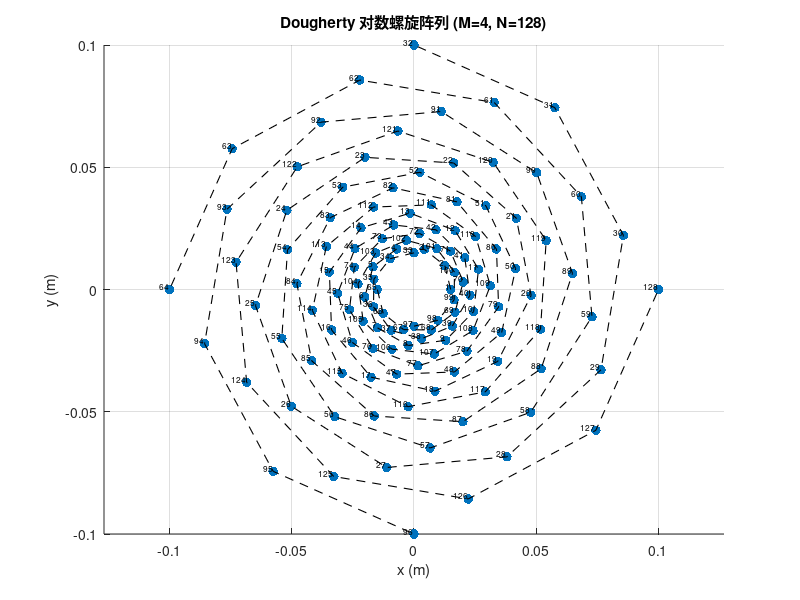
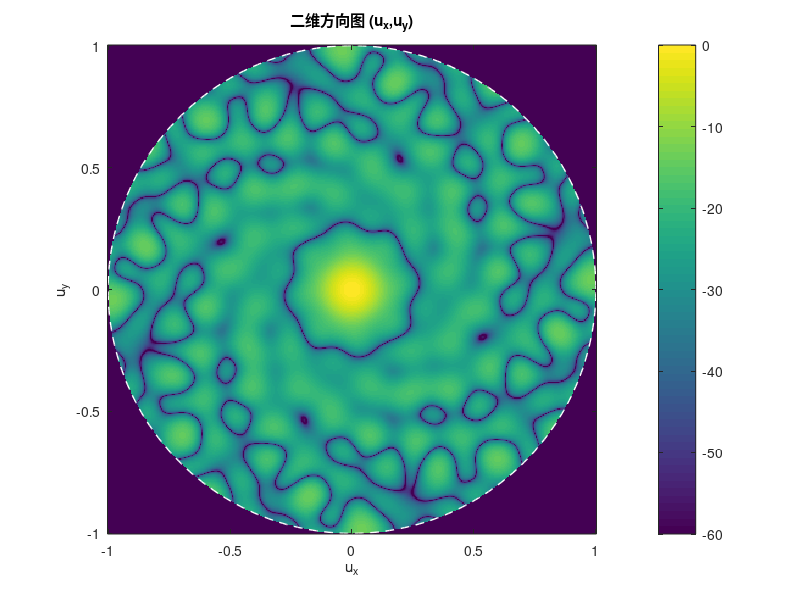
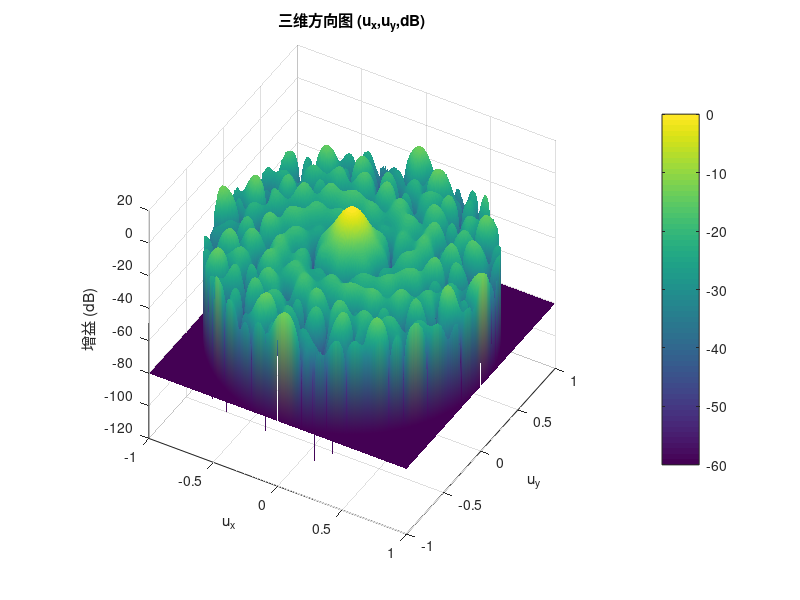

These charts were generated, in order, by the following MATLAB code:
% Dougherty 多臂对数螺旋阵列 (N=128) - 阵列几何 + 二维/三维方向图
clear; clc; close all;

%% ===== 用户参数 =====
N = 128;                  % 总阵元数
M = 4;                    % 螺旋臂数 (可改为 2, 3, 6 ...)
r_min = 0.015;            % 最小半径 (m)
r_max = 0.100;            % 最大半径 (m)
theta_max = 13*pi/2;      % 最大旋转角 (rad)

% 对数螺旋系数 b (由边界条件确定)
b = log(r_max / r_min) / theta_max;
a0 = r_min;

% 波参数 (默认声学场)
fc = 20e3;                % 频率 Hz
c = 340;                  % 速度 m/s
lambda = c / fc;
k0 = 2*pi / lambda;

%% ===== 生成多臂阵元位置 =====
N_arm = floor(N / M);     % 每臂阵元数
pos = zeros(3, N);        % 保存所有位置
idx = 1;

for m = 0:M-1
    theta = linspace(0, theta_max, N_arm);
    r = a0 * exp(b * theta);
    th = theta + 2*pi*m/M;      % 每臂旋转偏移
    x = r .* cos(th);
    y = r .* sin(th);
    z = zeros(size(x));
    pos(:, idx:idx+N_arm-1) = [x; y; z];
    idx = idx + N_arm;
end

%% ===== 绘制阵列几何结构 =====
figure('Name','阵列几何','NumberTitle','off');
scatter(pos(1,:), pos(2,:), 48, 'filled'); hold on;
for m = 1:M
    idx_arm = (m-1)*N_arm + (1:N_arm);
    plot(pos(1,idx_arm), pos(2,idx_arm), '--k', 'LineWidth', 0.8);
    text(pos(1,idx_arm), pos(2,idx_arm), ...
         arrayfun(@num2str, idx_arm, 'UniformOutput', false), ...
         'FontSize',6,'VerticalAlignment','bottom','HorizontalAlignment','right');
end
axis equal; grid on;
xlabel('x (m)'); ylabel('y (m)');
title(sprintf('Dougherty 对数螺旋阵列 (M=%d, N=%d)', M, N));

%% ===== 方向余弦网格 =====
ux = linspace(-1, 1, 401);
uy = linspace(-1, 1, 401);
[UX, UY] = meshgrid(ux, uy);
mask = (UX.^2 + UY.^2) <= 1;
UZ = sqrt(max(0, 1 - UX.^2 - UY.^2));

%% ===== 阵列因子 =====
AF = zeros(size(UX));
for n = 1:N
    xn = pos(1,n); yn = pos(2,n); zn = pos(3,n);
    AF = AF + exp(1j * k0 * (xn*UX + yn*UY + zn*UZ));
end
AF = AF ./ max(abs(AF(:)));
AFdB = 20*log10(abs(AF)+eps);
AFdB(~mask) = -80;

%% ===== 二维方向图 =====
figure('Name','二维方向图','NumberTitle','off');
imagesc(ux, uy, AFdB);
set(gca,'YDir','normal'); axis square;
colorbar; caxis([-60 0]);
xlabel('u_x'); ylabel('u_y');
title('二维方向图 (u_x,u_y)');
hold on;
t = linspace(0,2*pi,400);
plot(cos(t), sin(t), 'w--','LineWidth',1);

%% ===== 三维方向图 =====
figure('Name','三维方向图','NumberTitle','off');
surf(UX, UY, AFdB, 'EdgeColor','none');
axis square; view(30,40); shading interp;
colorbar; caxis([-60 0]);
xlabel('u_x'); ylabel('u_y'); zlabel('增益 (dB)');
title('三维方向图 (u_x,u_y,dB)');
